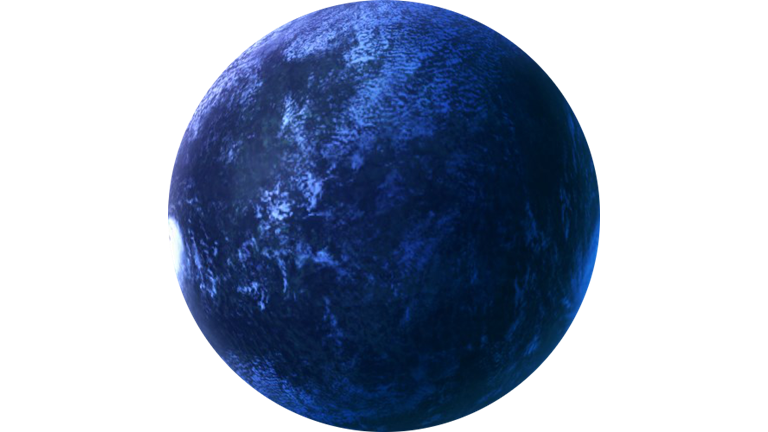
#> input picture ad_fontes/planet.png, 768 x 432 px
$ python image_test2.py 5 5
#> lines starting #> are read from the running program, lines starting #| are printed output that depends on the picture; after the words box and inside, x2 and y2 are one past the last pixel; in counts of white or black regions, pixels touching at a corner belong together
#> the answer given: ad_fontes/planet.png
#> further down, img is the input picture: PIL image 768x432 RGBA; mean R, G, B, A 10.5, 21.8, 43.1, 112.7
import tkinter.filedialog
from PIL import Image, ImageTk
from sys import argv


def ad_pontes(img, ps, ran=12, steps=False):
#> called with ran = 12, steps = False
    ran = int(argv[1]) if len(argv) >= 2 else ran
    steps = bool(int(argv[2])) if len(argv) >= 3 else ran
    pixels = img.load()     # create the pixel map
    bgs = []        # list of contour color pixels which are background og object
    pa = ps
    conts = [pa]        # list of contour pixels
    position = 0  # position of nearest contour pixel(out of 8)
    cont_col = pixels[pa[0], pa[-1]]  # color of starting pixel
#> cont_col = (0, 0, 0, 0)
    pcn1, position1 = search_nearest(pixels, pa, position, bgs, ran)
#> pcn1 = [-1, -1]; position1 = 0
    if position1 is None:
        #print('pp')
        return conts
    pcn2, position2 = search_nearest(pixels, pa, position, bgs, ran, False)
#> pcn2 = [-1, -1]; position2 = 0
    while pcn1 == pcn2:
        conts.remove(pa)
        bgs.append(pa)
        pa = pcn1
        conts.append(pa)
        pcn1, position1 = search_nearest(pixels, pa, position, bgs, ran)
        if position1 is None:
            return conts
        pcn2, position2 = search_nearest(pixels, pa, position, bgs, ran, False)
#> this loop made 172 passes
#> (pa, pcn2) on passes 1 to 3: ([-1, -1], [-2, -2]), ([-2, -2], [-3, -3]), ([-3, -3], [-4, -4])
    pe = pa
    position = position1
    print('ss', position1, pcn1, position2, pcn2, pa)
#| ss 1 [-172, -173] 5 [-172, -171] [-172, -172]
    pa = pcn1
    conts.append(pa)
    #print('poo')
    while True:
        #print(len(conts), conts)
        #print(pixels[conts[-1][0], conts[-1][-1]])
        if len(conts) % 200 == 0 and steps is True:
            new_img = Image.new('RGB', [img.size[0], img.size[1]], 'white')
            new_pixels = new_img.load()
            for i in conts:
                new_pixels[i[0], i[-1]] = cont_col
            new_img.show()

        #print(position, pa)
        position = (position + 6) % 8
        pcn, position = search_nearest(pixels, pa, position, bgs, ran)
        if pcn is not None and pcn != pe and pcn not in conts:
            pa = pcn
            conts.append(pa)
        elif pcn is not None and pcn != pe and pcn in conts:
            conts.remove(pa)
            bgs.append(pa)
            pa = conts[-1]
        elif pcn is None or pcn == pe:
            new_img = Image.new('RGB', [img.size[0], img.size[1]], 'white')
            new_pixels = new_img.load()
            for i in conts:
                new_pixels[i[0], i[-1]] = (0, 0, 0)
            #new_img.save("C:/Users/voyo/Pictures/ad_fontes/woah.jpg")
            new_img.show()
            return conts
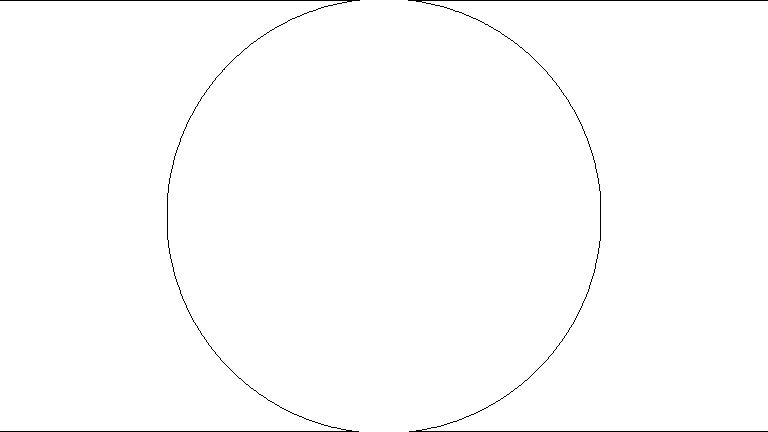
#> new_img: PIL image 768x432 RGB; 99.2% white; black in thin lines or dots


def search_nearest(pixels, ps, d, bgs, ran=10, way=True):
    st = d  # saving position in case way is false(loop goes the other way around)
    i = 0
    coords = {0: [-1, -1], 1: [0, -1], 2: [1, -1], 3: [1, 0], 4: [1, 1], 5: [0, 1], 6: [-1, 1], 7: [-1, 0]}
    if ps == [180, 316]:
        print("SKRRRRRRAPAP", d)
    for b in range(d, d + 8):
        b %= 8
        if way is False:
            b = st - i
            if b < 0:
                b += 8
        e = exc(coords[b][0], coords[b][-1], pixels, ps, bgs, ran)      # next contour pixel
        if ps == [180, 316]:
            print("SKRRRRRRA", b, e)
        if e is not None:
            return e, b
        i += 1
    return None, None


def exc(n, m, pixels, ps, bgs, ran=10):
    contour_pixel = pixels[ps[0], ps[-1]]
    try:
        if contour_pixel[0] - ran <= pixels[ps[0] + n,
                                            ps[-1] + m][0] <= contour_pixel[0] + ran and \
                                        contour_pixel[1] - ran <= pixels[ps[0] + n,
                                                                         ps[-1] + m][1] <= contour_pixel[1] + ran and\
                                        contour_pixel[2] - ran <= pixels[ps[0] + n,
                                                                         ps[-1] + m][2] <= contour_pixel[2] + ran and\
                        [ps[0] + n, ps[-1] + m] not in bgs:
            return [ps[0] + n, ps[-1] + m]
    except IndexError:
        return None


def callback(event):
    global ps
    print("Starting pixel of object is: ", event.x, event.y)
    ps[0] = event.x
    ps[1] = event.y
    root.title('Choose starting pixel -- ' + str(ps))


if __name__ == '__main__':
    root = tkinter.Tk()
    root.withdraw()
    image = tkinter.filedialog.askopenfilename()
    ps = [0, 0]
    img = Image.open(image)
    image_tk = ImageTk.PhotoImage(img)
    root.deiconify()
    canvas = tkinter.Canvas(root, width=img.size[0], height=img.size[1])
    canvas.pack()
    canvas.create_image(img.size[0] // 2, img.size[1] // 2, image=image_tk)
    canvas.bind("<Button-1>", callback)
    tkinter.mainloop()
    ad_pontes(img, ps)

    # [15 lines of commented-out code are left out]

$ run again, with ad_fontes/star_test.png copied over ad_fontes/planet.png
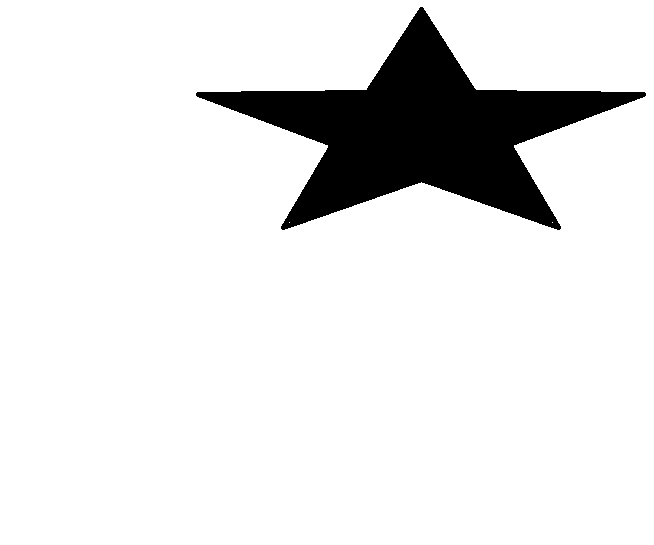
#> input picture ad_fontes/star_test.png, 654 x 545 px
#> img is the input picture: PIL image 654x545 RGB; 89.9% white; 1 black region, box (x1, y1, x2, y2) and area: (196, 7, 646, 230) 35988
#> cont_col = (255, 255, 255)
#> in ad_pontes, `pcn1, position1 = search_nearest(pixels, pa, position, bgs, ran)`: pcn1 = [-1, -1]; position1 = 0
#> in ad_pontes, `pcn2, position2 = search_nearest(pixels, pa, position, bgs, ran, False)`: pcn2 = [-1, -1]; position2 = 0
#> the loop in ad_pontes, `while pcn1 == pcn2:` made 329 passes
#> (pa, pcn2) on passes 1 to 3: ([-1, -1], [-2, -2]), ([-2, -2], [-3, -3]), ([-3, -3], [-4, -4])
#| ss 2 [-328, -330] 7 [-330, -329] [-329, -329]
#> after the loop in ad_pontes, `while True:`:
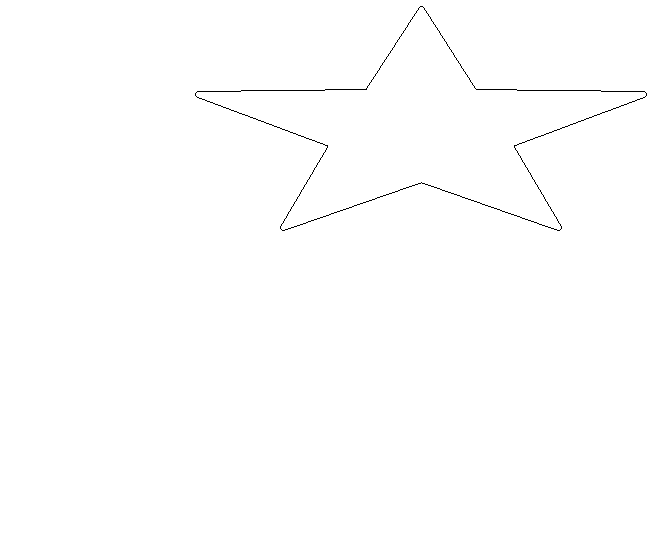
#> new_img: PIL image 654x545 RGB; 99.7% white; black in thin lines or dots, all inside (x1, y1, x2, y2) = (195, 6, 647, 231)
